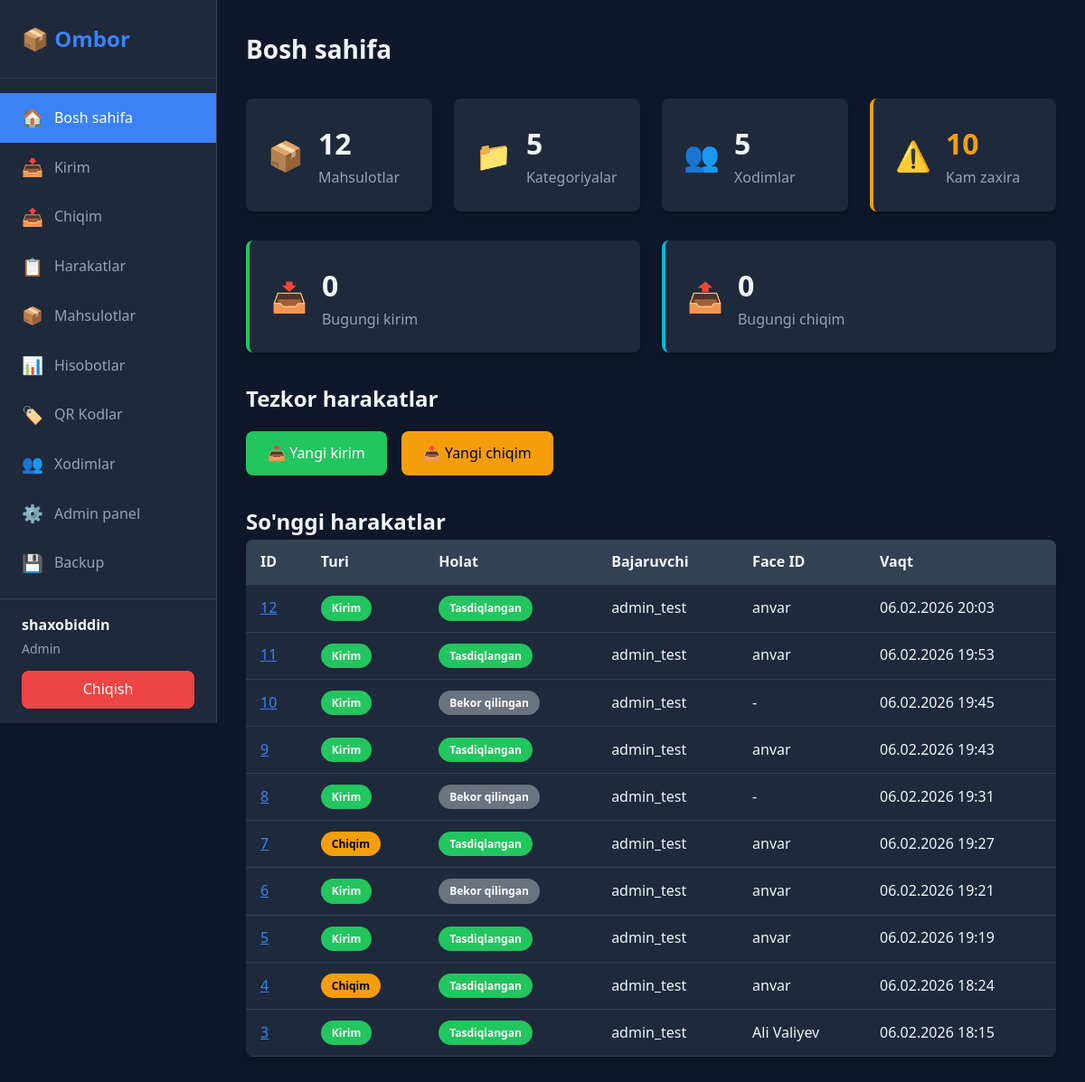
The page / (signed in) on the database as committed earlier.
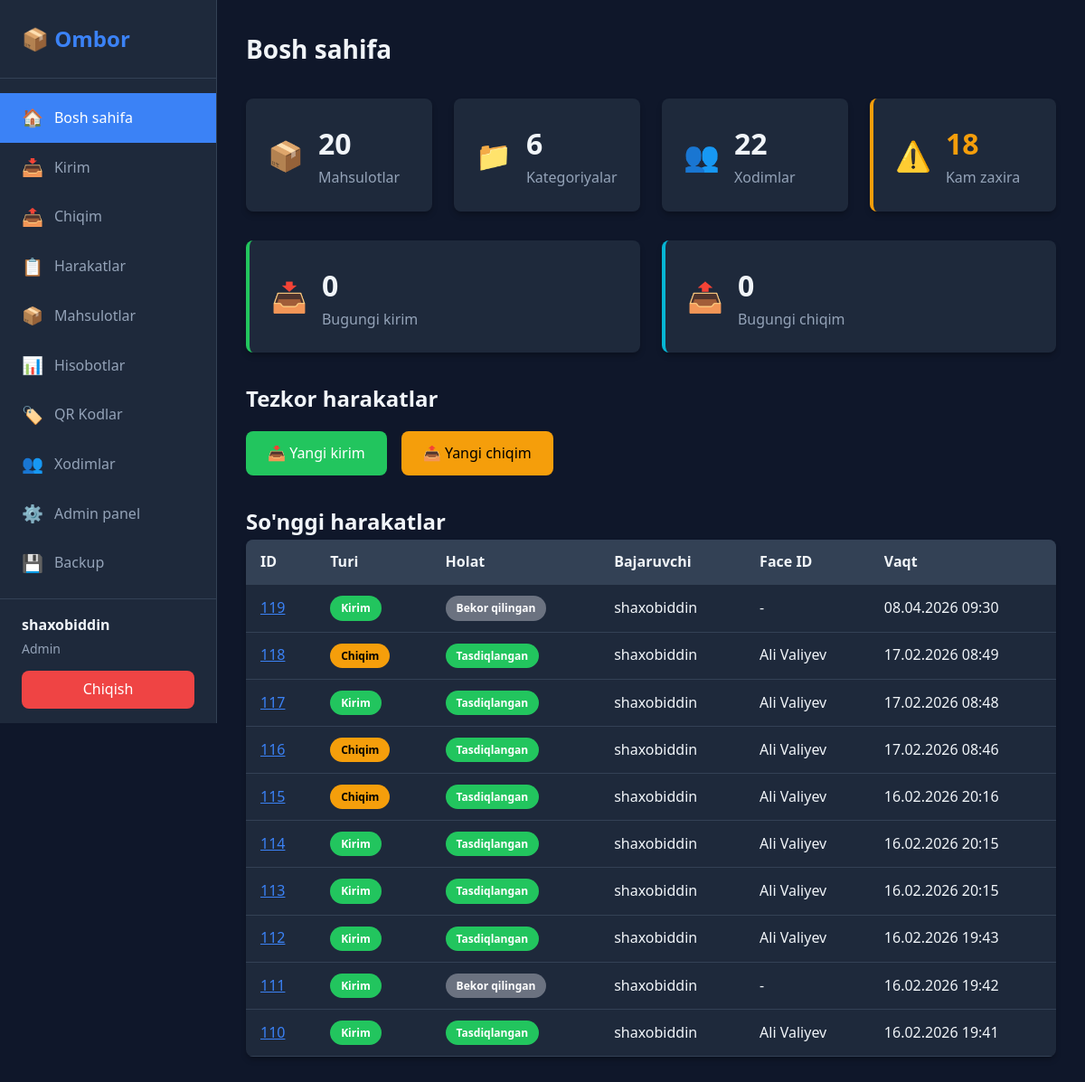
The same page on the database as committed later.
### inventory/models.py (models this page shows, shortened)
class Movement(models.Model):
    MOVEMENT_TYPES = [
        ('IN', 'Kirim'),
        ('OUT', 'Chiqim'),
    ]
    STATUS_CHOICES = [
        ('PENDING', 'Kutilmoqda'),
        ('VERIFIED', 'Tasdiqlangan'),
        ('CANCELLED', 'Bekor qilingan'),
    ]
    movement_type = models.CharField(
        max_length=10,
        choices=MOVEMENT_TYPES,
        db_index=True,
        verbose_name="Turi"
    )
    status = models.CharField(
        max_length=10,
        choices=STATUS_CHOICES,
        default='PENDING',
        db_index=True,
        verbose_name="Holat"
    )
    performed_by = models.ForeignKey(
        settings.AUTH_USER_MODEL,
        on_delete=models.PROTECT,
        related_name='movements',
        verbose_name="Bajaruvchi"
    )
    face_employee = models.ForeignKey(
        Employee,
        on_delete=models.PROTECT,
        null=True,
        blank=True,
        related_name='movements',
        verbose_name="Face ID xodim (aktor)"
    )
    target_employee = models.ForeignKey(
        Employee,
        on_delete=models.PROTECT,
        null=True,
        blank=True,
        related_name='delegated_movements',
        verbose_name="Maqsadli xodim"
    )
    face_verified = models.BooleanField(default=False, verbose_name="Face tasdiqlandi")
    face_confidence = models.FloatField(null=True, blank=True, verbose_name="Face ishonch darajasi")
    face_verified_at = models.DateTimeField(null=True, blank=True, verbose_name="Face tasdiqlash vaqti")
    created_at = models.DateTimeField(auto_now_add=True, db_index=True)
    updated_at = models.DateTimeField(auto_now=True)
    note = models.TextField(blank=True, verbose_name="Izoh")
    is_emergency = models.BooleanField(default=False, verbose_name="Ekstrenniy rejim")
    reversed_movement = models.ForeignKey(
        'self',
        null=True,
        blank=True,
        on_delete=models.SET_NULL,
        related_name='reversals',
        verbose_name="Bekor qilingan movement"
    )
    class Meta:
        verbose_name = "Harakat"
        verbose_name_plural = "Harakatlar"
        ordering = ['-created_at']
        indexes = [
            models.Index(fields=['performed_by']),
            models.Index(fields=['face_employee']),
            models.Index(fields=['movement_type']),
            models.Index(fields=['status']),
        ]

class Employee(models.Model):
    name = models.CharField(max_length=100, verbose_name="Ism")
    employee_id = models.CharField(max_length=50, unique=True, verbose_name="Xodim ID")
    photo = models.ImageField(upload_to='employees/', blank=True, null=True, verbose_name="Rasm")
    face_label = models.IntegerField(unique=True, verbose_name="Face Label (LBPH)")
    is_active = models.BooleanField(default=True, verbose_name="Faol")
    is_commander = models.BooleanField(default=False, verbose_name="Komandir (Rahbar)")
    assigned_categories = models.ManyToManyField(
        'Category',
        blank=True,
        related_name='assigned_employees',
        verbose_name="Biriktirilgan toifalar"
    )
    supervisor = models.ForeignKey(
        'self',
        on_delete=models.SET_NULL,
        null=True,
        blank=True,
        related_name='subordinates',
        verbose_name="Rahbar (Komandir)"
    )
    created_at = models.DateTimeField(auto_now_add=True)
    updated_at = models.DateTimeField(auto_now=True)
    class Meta:
        verbose_name = "Xodim"
        verbose_name_plural = "Xodimlar"
        ordering = ['name']

### accounts/models.py (models this page shows, shortened)
class User(AbstractUser):
    ROLE_CHOICES = [
        ('admin', 'Admin'),
        ('operator', 'Operator'),
        ('viewer', 'Viewer'),
    ]
    role = models.CharField(
        max_length=20,
        choices=ROLE_CHOICES,
        default='viewer',
        verbose_name="Rol"
    )
    class Meta:
        verbose_name = "Foydalanuvchi"
        verbose_name_plural = "Foydalanuvchilar"
    @property
    def is_admin_role(self):
        return self.role == 'admin'
    @property
    def is_operator_role(self):
        return self.role in ['admin', 'operator']

### inventory/views.py (the view)
# urls.py: path('', views.dashboard, name='dashboard'),
@login_required
def dashboard(request):
    total_products = Product.objects.count()
    total_categories = Category.objects.count()
    total_employees = Employee.objects.filter(is_active=True).count()
    stocks = Stock.objects.select_related('product').all()
    low_stock_count = sum(1 for s in stocks if s.is_low_stock)
    recent_movements = Movement.objects.select_related(
        'performed_by', 'face_employee'
    ).order_by('-created_at')[:10]
    today = timezone.now().date()
    today_in = Movement.objects.filter(
        movement_type='IN',
        status='VERIFIED',
        created_at__date=today
    ).count()
    today_out = Movement.objects.filter(
        movement_type='OUT',
        status='VERIFIED',
        created_at__date=today
    ).count()
    context = {
        'total_products': total_products,
        'total_categories': total_categories,
        'total_employees': total_employees,
        'low_stock_count': low_stock_count,
        'recent_movements': recent_movements,
        'today_in': today_in,
        'today_out': today_out,
    }
    return render(request, 'inventory/dashboard.html', context)

### inventory/models.py (called while the page is built)
    @property
    def is_low_stock(self):
        return self.current_qty <= self.product.min_stock

### templates/inventory/dashboard.html (shortened to what this page needs)
{% extends 'base.html' %}
{% block content %}
<div class="page-header">
    <h1>Bosh sahifa</h1>
</div>
<div class="stats-grid">
    <div class="stat-card">
        <div class="stat-icon">📦</div>
        <div class="stat-content">
            <div class="stat-value">{{ total_products }}</div>
            <div class="stat-label">Mahsulotlar</div>
        </div>
    </div>
    <div class="stat-card">
        <div class="stat-icon">📁</div>
        <div class="stat-content">
            <div class="stat-value">{{ total_categories }}</div>
            <div class="stat-label">Kategoriyalar</div>
        </div>
    </div>
    <div class="stat-card">
        <div class="stat-icon">👥</div>
        <div class="stat-content">
            <div class="stat-value">{{ total_employees }}</div>
            <div class="stat-label">Xodimlar</div>
        </div>
    </div>
    <div class="stat-card {% if low_stock_count > 0 %}warning{% endif %}">
        <div class="stat-icon">⚠️</div>
        <div class="stat-content">
            <div class="stat-value">{{ low_stock_count }}</div>
            <div class="stat-label">Kam zaxira</div>
        </div>
    </div>
</div>
<div class="stats-grid">
    <div class="stat-card success">
        <div class="stat-icon">📥</div>
        <div class="stat-content">
            <div class="stat-value">{{ today_in }}</div>
            <div class="stat-label">Bugungi kirim</div>
        </div>
    </div>
    <div class="stat-card info">
        <div class="stat-icon">📤</div>
        <div class="stat-content">
            <div class="stat-value">{{ today_out }}</div>
            <div class="stat-label">Bugungi chiqim</div>
        </div>
    </div>
</div>
{% if user.is_operator_role %}
<div class="quick-actions">
    <h2>Tezkor harakatlar</h2>
    <div class="action-buttons">
        <a href="{% url 'movement_in' %}" class="btn btn-success btn-lg">
            📥 Yangi kirim
        </a>
        <a href="{% url 'movement_out' %}" class="btn btn-warning btn-lg">
            📤 Yangi chiqim
        </a>
    </div>
</div>
{% endif %}
<div class="recent-movements">
    <h2>So'nggi harakatlar</h2>
    <div class="table-container">
        <table class="table">
            <thead>
                <tr>
                    <th>ID</th>
                    <th>Turi</th>
                    <th>Holat</th>
                    <th>Bajaruvchi</th>
                    <th>Face ID</th>
                    <th>Vaqt</th>
                </tr>
            </thead>
            <tbody>
                {% for movement in recent_movements %}
                <tr>
                    <td><a href="{% url 'movement_detail' movement.id %}">{{ movement.id }}</a></td>
                    <td>
                        <span
                            class="badge {% if movement.movement_type == 'IN' %}badge-success{% else %}badge-warning{% endif %}">
                            {{ movement.get_movement_type_display }}
                        </span>
                    </td>
                    <td>
                        <span class="badge badge-{{ movement.status|lower }}">
                            {{ movement.get_status_display }}
                        </span>
                    </td>
                    <td>{{ movement.performed_by.username }}</td>
                    <td>{% if movement.face_employee %}{{ movement.face_employee.name }}{% else %}-{% endif %}</td>
                    <td>{{ movement.created_at|date:"d.m.Y H:i" }}</td>
                </tr>
                {% empty %}
                <tr>
                    <td colspan="6" class="text-center">Hozircha harakatlar yo'q</td>
                </tr>
                {% endfor %}
            </tbody>
        </table>
    </div>
</div>
{% endblock %}

Rows that differ between the two databases and show on the page:
no longer on this page (row edited): Movement: id "12", movement_type "Kirim", status "Tasdiqlangan", performed_by.username "admin_test", face_employee.name "anvar", created_at "06.02.2026 20:03"
no longer on this page (row edited): Movement: id "11", movement_type "Kirim", status "Tasdiqlangan", performed_by.username "admin_test", face_employee.name "anvar", created_at "06.02.2026 19:53"
no longer on this page (row edited): Movement: id "10", movement_type "Kirim", status "Bekor qilingan", performed_by.username "admin_test", created_at "06.02.2026 19:45"
no longer on this page (row edited): Movement: id "9", movement_type "Kirim", status "Tasdiqlangan", performed_by.username "admin_test", face_employee.name "anvar", created_at "06.02.2026 19:43"
no longer on this page (row edited): Movement: id "8", movement_type "Kirim", status "Bekor qilingan", performed_by.username "admin_test", created_at "06.02.2026 19:31"
no longer on this page (row edited): Movement: id "7", movement_type "Chiqim", status "Tasdiqlangan", performed_by.username "admin_test", face_employee.name "anvar", created_at "06.02.2026 19:27"
no longer on this page (row edited): Movement: id "6", movement_type "Kirim", status "Bekor qilingan", performed_by.username "admin_test", face_employee.name "anvar", created_at "06.02.2026 19:21"
no longer on this page (row edited): Movement: id "5", movement_type "Kirim", status "Tasdiqlangan", performed_by.username "admin_test", face_employee.name "anvar", created_at "06.02.2026 19:19"
no longer on this page (row edited): Movement: id "4", movement_type "Chiqim", status "Tasdiqlangan", performed_by.username "admin_test", face_employee.name "anvar", created_at "06.02.2026 18:24"
no longer on this page (row edited): Movement: id "3", movement_type "Kirim", status "Tasdiqlangan", performed_by.username "admin_test", face_employee.name "Ali Valiyev", created_at "06.02.2026 18:15"
added Movement: id "119", movement_type "Kirim", status "Bekor qilingan", performed_by.username "shaxobiddin", created_at "08.04.2026 09:30"
added Movement: id "118", movement_type "Chiqim", status "Tasdiqlangan", performed_by.username "shaxobiddin", face_employee.name "Ali Valiyev", created_at "17.02.2026 08:49"
added Movement: id "117", movement_type "Kirim", status "Tasdiqlangan", performed_by.username "shaxobiddin", face_employee.name "Ali Valiyev", created_at "17.02.2026 08:48"
added Movement: id "116", movement_type "Chiqim", status "Tasdiqlangan", performed_by.username "shaxobiddin", face_employee.name "Ali Valiyev", created_at "17.02.2026 08:46"
added Movement: id "115", movement_type "Chiqim", status "Tasdiqlangan", performed_by.username "shaxobiddin", face_employee.name "Ali Valiyev", created_at "16.02.2026 20:16"
added Movement: id "114", movement_type "Kirim", status "Tasdiqlangan", performed_by.username "shaxobiddin", face_employee.name "Ali Valiyev", created_at "16.02.2026 20:15"
added Movement: id "113", movement_type "Kirim", status "Tasdiqlangan", performed_by.username "shaxobiddin", face_employee.name "Ali Valiyev", created_at "16.02.2026 20:15"
added Movement: id "112", movement_type "Kirim", status "Tasdiqlangan", performed_by.username "shaxobiddin", face_employee.name "Ali Valiyev", created_at "16.02.2026 19:43"
added Movement: id "111", movement_type "Kirim", status "Bekor qilingan", performed_by.username "shaxobiddin", created_at "16.02.2026 19:42"
added Movement: id "110", movement_type "Kirim", status "Tasdiqlangan", performed_by.username "shaxobiddin", face_employee.name "Ali Valiyev", created_at "16.02.2026 19:41"
Other text that changed with them:
{{ total_products }}: "12" → "20"
{{ total_categories }}: "5" → "6"
{{ total_employees }}: "5" → "22"
{{ low_stock_count }}: "10" → "18"
